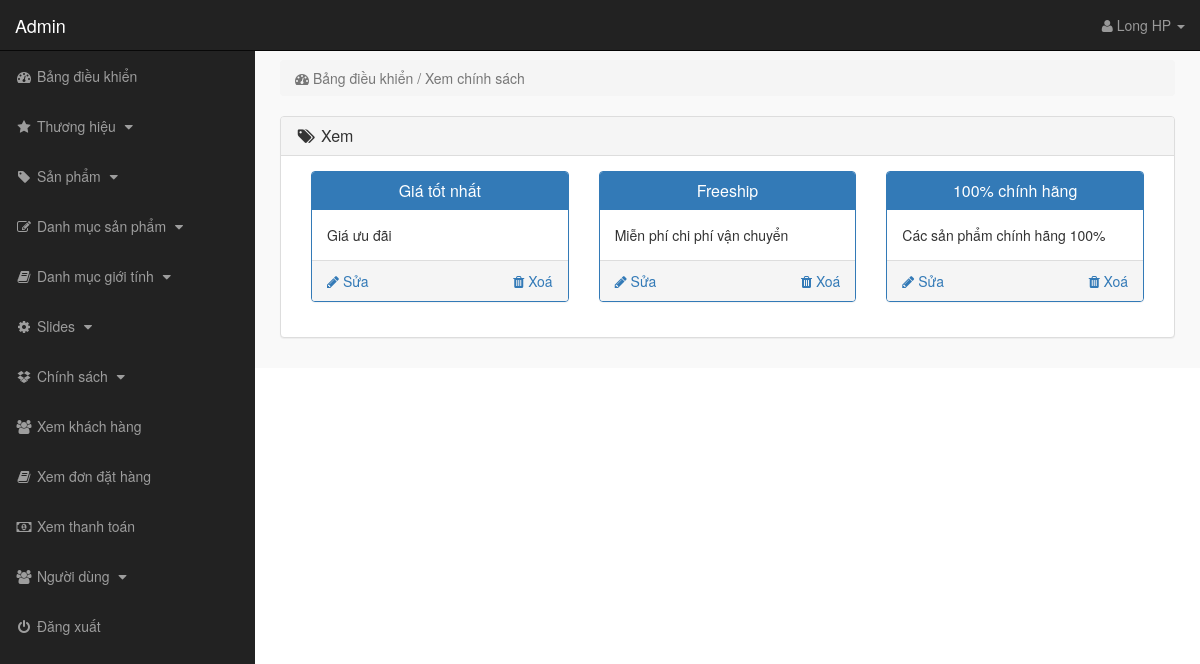
Screenshot of /admin_area/index.php?view_boxes (signed in) with the database file from the repository.
### tables this page shows
CREATE TABLE `boxes_section` (
  `box_id` int(10) NOT NULL,
  `box_title` text NOT NULL,
  `box_desc` text NOT NULL
);

### admin_area/view_boxes.php (the view)
<?php
if (!isset($_SESSION['admin_email'])) {
    echo "<script>window.open('login.php','_self')</script>";
} else {
?>
<div class="row">
    <div class="col-lg-12">
        <ol class="breadcrumb">
            <li class="active">
                <i class="fa fa-dashboard"></i> Bảng điều khiển / Xem chính sách
            </li>
        </ol>
    </div>
</div>
<div class="row">
    <div class="col-lg-12">
        <div class="panel panel-default">
            <div class="panel-heading">
                <h3 class="panel-title">
                    <i class="fa fa-tags fa-fw"></i> Xem
                </h3>
            </div>
            <div class="panel-body">
                <?php
                    $get_boxes = "select * from boxes_section";
                    $run_boxes = mysqli_query($conn, $get_boxes);
                    while ($run_boxes_section = mysqli_fetch_array($run_boxes)) {
                        $box_id = $run_boxes_section['box_id'];
                        $box_title = $run_boxes_section['box_title'];
                        $box_desc = $run_boxes_section['box_desc'];
                    ?>
                <div class="col-lg-4 col-md-4">
                    <div class="panel panel-primary">
                        <div class="panel-heading">
                            <h3 class="panel-title" align="center">
                                <?php echo $box_title; ?>
                            </h3>
                        </div>
                        <div class="panel-body">
                            <?php echo $box_desc; ?>
                        </div>
                        <div class="panel-footer">
                            <center>
                                <a href="index.php?delete_box=<?php echo $box_id; ?>" class="pull-right">
                                    <i class="fa fa-trash"></i> Xoá
                                </a>
                                <a href="index.php?edit_box=<?php echo $box_id; ?>" class="pull-left">
                                    <i class="fa fa-pencil"></i> Sửa
                                </a>
                                <div class="clearfix"></div>
                            </center>
                        </div>
                    </div>
                </div>
                <?php } ?>
            </div>
        </div>
    </div>
</div>
</div>
<?php } ?>

### admin_area/includes/sidebar.php (shortened to what this page needs)
<?php
if (!isset($_SESSION['admin_email'])) {
    echo "<script>window.open('login.php','_self')</script>";
} else {
?>
<nav class="navbar navbar-inverse navbar-fixed-top">
    <div class="navbar-header">
        <a href="index.php?dashboard" class="navbar-brand">Admin</a>
    </div>
    <ul class="nav navbar-right top-nav">
        <li class="dropdown">
            <a href="#" class="dropdown-toggle" data-toggle="dropdown">
                <i class="fa fa-user"></i> <?php echo $admin_name; ?> <b class="caret"></b>
            </a>
        </li>
    </ul>
    <div class="collapse navbar-collapse navbar-ex1-collapse">
        <ul class="nav navbar-nav side-nav">
            <li>
                <a href="index.php?dashboard">
                    <i class="fa fa-fw fa-dashboard"></i> Bảng điều khiển
                </a>
            </li>
            <li>
                <a href="#" data-toggle="collapse" data-target="#manufacturers">
                    <i class="fa fa-fw fa-star"></i> Thương hiệu
                    <i class="fa fa-fw fa-caret-down"></i>
                </a>
            </li>
            <li>
                <a href="#" data-toggle="collapse" data-target="#products">
                    <i class="fa fa-fw fa-tag"></i> Sản phẩm
                    <i class="fa fa-fw fa-caret-down"></i>
                </a>
            </li>
            <li>
                <a href="#" data-toggle="collapse" data-target="#p_cat">
                    <i class="fa fa-fw fa-edit"></i> Danh mục sản phẩm
                    <i class="fa fa-fw fa-caret-down"></i>
                </a>
            </li>
            <li>
                <a href="#" data-toggle="collapse" data-target="#cat">
                    <i class="fa fa-fw fa-book"></i> Danh mục giới tính
                    <i class="fa fa-fw fa-caret-down"></i>
                </a>
            </li>
            <li>
                <a href="#" data-toggle="collapse" data-target="#slides">
                    <i class="fa fa-fw fa-gear"></i> Slides
                    <i class="fa fa-fw fa-caret-down"></i>
                </a>
            </li>
            <li>
                <a href="#" data-toggle="collapse" data-target="#boxes">
                    <i class="fa fa-fw fa-dropbox"></i> Chính sách
                    <i class="fa fa-fw fa-caret-down"></i>
                </a>
            </li>
            <li>
                <a href="index.php?view_customers">
                    <i class="fa fa-fw fa-users"></i> Xem khách hàng
                </a>
            </li>
            <li>
                <a href="index.php?view_orders">
                    <i class="fa fa-fw fa-book"></i> Xem đơn đặt hàng
                </a>
            </li>
            <li>
                <a href="index.php?view_payments">
                    <i class="fa fa-fw fa-money"></i> Xem thanh toán
                </a>
            </li>
            <li>
                <a href="#" data-toggle="collapse" data-target="#users">
                    <i class="fa fa-fw fa-users"></i> Người dùng
                    <i class="fa fa-fw fa-caret-down"></i>
                </a>
            </li>
            <li>
                <a href="logout.php">
                    <i class="fa fa-fw fa-power-off"></i> Đăng xuất
                </a>
            </li>
        </ul>
    </div>
</nav>
<?php } ?>

### admin_area/css/style.css (style rules this page uses)
body { margin-top: 100px; }
@media (min-width: 768px) { body { margin-top: 50px; } }
.top-nav { padding: 0 15px; }
.top-nav>li { display: inline-block; }
.top-nav>li>a { color: #999999; line-height: 20px; padding-top: 15px; padding-bottom: 15px; }
@media (min-width: 768px) { .side-nav { position: fixed; top: 51px; bottom: 0; width: 255px; overflow-y: auto; overflow-x: hidden; background-color: #222222; padding-bottom: 40px; border-radius: 0; } }
@media (min-width: 768px) { .side-nav>li>a { width: 255px; } }
.panel-body { border-radius: 5px; }

### rows the page displays
boxes_section: box_title "Giá tốt nhất", box_desc "Giá ưu đãi"
boxes_section: box_title "Freeship", box_desc "Miễn phí chi phí vận chuyển"
boxes_section: box_title "100% chính hãng", box_desc "Các sản phẩm chính hãng 100%"

### other values shown
$admin_name "Long HP"
